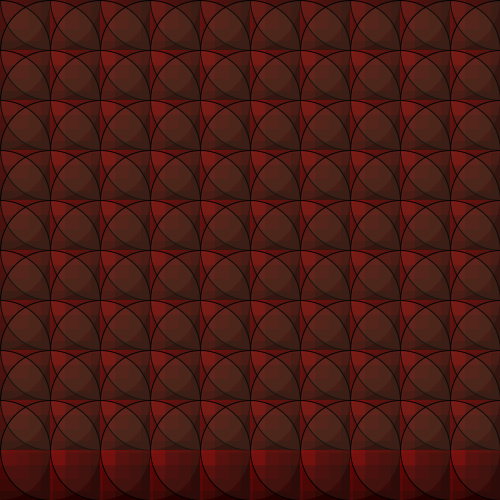
Frame 1 (no input)
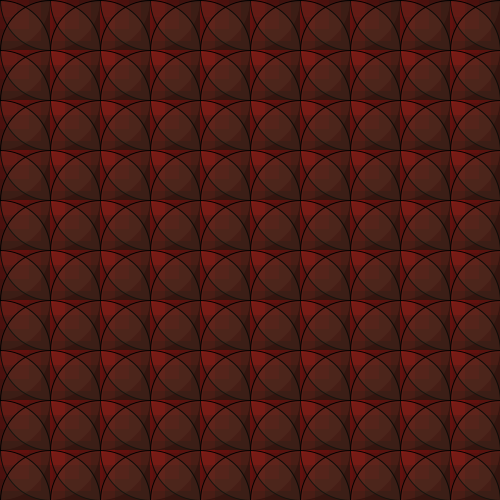
Frame 60 (the mouse pressed at the canvas centre just before this capture)
Frame 120 (the mouse held since frame 60 and released just before this capture): identical to frame 60, image omitted

The Processing sketch that drew these frames (run headless with seeded random() and noise(); from frame 60 on, the mouse is pressed at the canvas centre):

// Processing sketch: processing_32284
// ── processing_32284.pde







int x=0;
int y=0;
int a=100;
int b=100;
int w=190;



void setup(){
  size (500,500);
  
  
  background (0);
  smooth();
}
  
  
  void draw (){
    
 


    for(int i=0;i<10;i++){
      x=0;
       for(int j=0;j<12;j=j+1){
       stroke(0);
       fill(139,141,101,20);
       ellipse (x,y,a,b);
       w=255;
       for (int z=65;z>1;z=z-12){
         noStroke();
       fill (w,0,0,20);
       rect (x,y,z,z);
       w=w-20;
       }
       x=x+50;
      }
      y=y+50;
      w=w-20;
     }
  
  }

  
  
